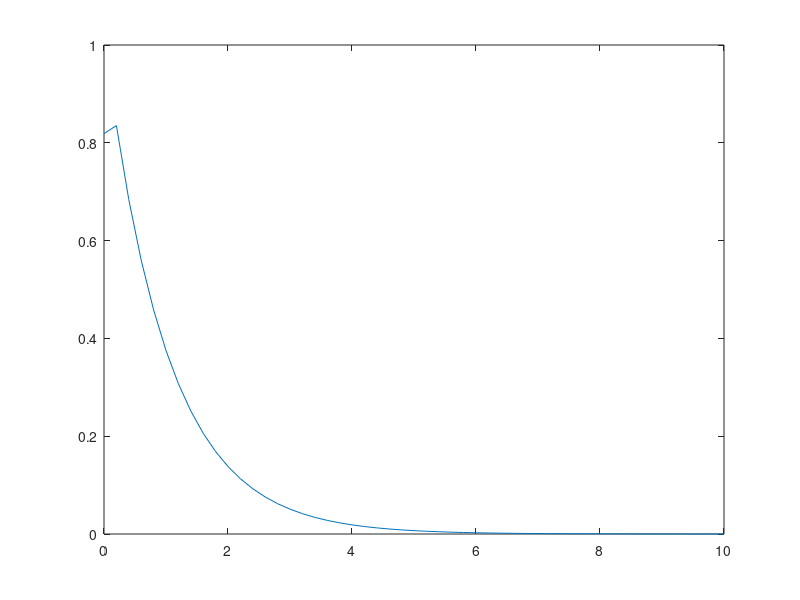
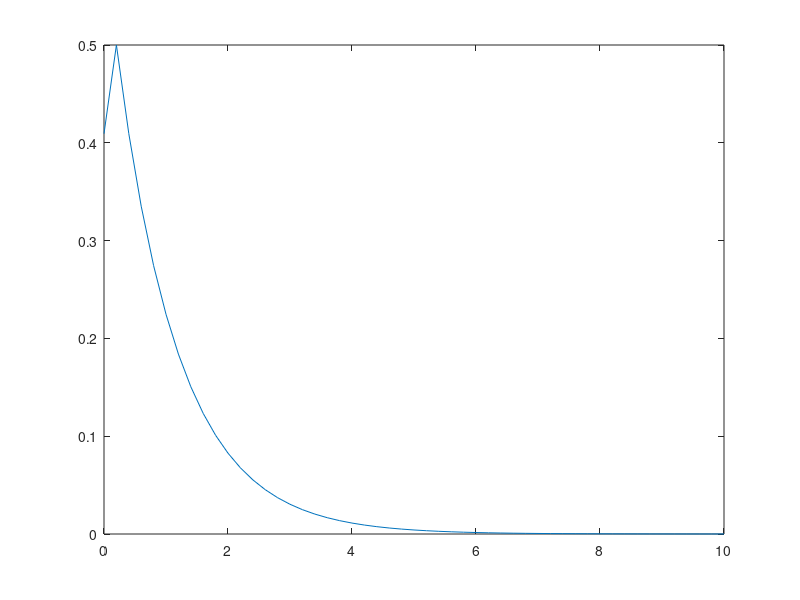
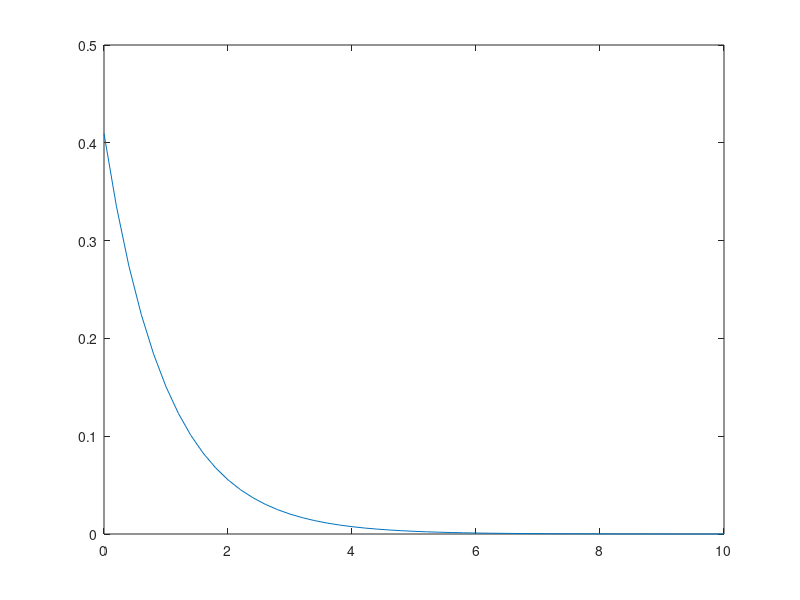

These figures' MATLAB source, in order:
clear all;clc;close all;
y=0:.2:10;
avg=.2; % Mean of the original pdf 
a=abs(y-avg);
b=abs(-y-avg);

f=.5*(exp(-a) + exp(-b)); % PDF after tranformation

figure,plot(y,f);
figure,plot(y,.5*(exp(-a)));
figure,plot(y,.5*exp(-b));

% Plot of the Original Laplacian PDF

% x=-8:.2:8;
% a=-5;
% b=1; % variance is 2/(b^2) for Laplacian PDF
% 
% p=(b/2)*exp(-b*abs(x-a));
% 
% figure,plot(x,p);
